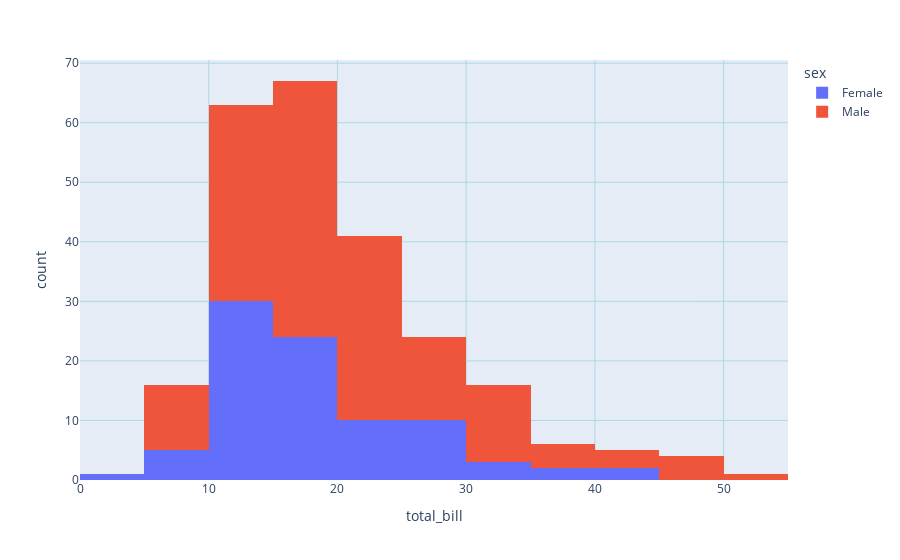

The notebook cell saved with this chart:
### Code cell
df = px.data.tips() 
fig = px.histogram(df, x='total_bill', nbins=20, color='sex') 
fig.update_layout( 
    xaxis=dict(
        showgrid=True,
        gridcolor='lightblue',
        zeroline=False
    ),
    yaxis=dict(
        showgrid=True,
        gridcolor='lightblue',
        zeroline=False
    )
)

fig.show()

### Figure 1 — Plotly figure (JSON) as saved in the notebook; plotly's stock layout.template omitted (floating-point values rounded to 4 significant figures; data arrays with more than 128 entries replaced by an {"elided": "..."} marker saying what was removed)
{"data": [{"alignmentgroup": "True", "bingroup": "x", "hovertemplate": "sex=Female<br>total_bill=%{x}<br>count=%{y}<extra></extra>", "legendgroup": "Female", "marker": {"color": "#636efa", "pattern": {"shape": ""}}, "name": "Female", "nbinsx": 20, "offsetgroup": "Female", "orientation": "v", "showlegend": true, "type": "histogram", "x": [16.99, 24.59, 35.26, 14.83, 10.33, 16.97, 20.29, 15.77, 19.65, 15.06, 20.69, 16.93, 10.29, 34.81, 26.41, 16.45, 3.07, 17.07, 26.86, 25.28, 14.73, 10.07, 34.83, 5.75, 16.32, 22.75, 11.35, 15.38, 44.3, 22.42, 20.92, 14.31, 7.25, 25.71, 17.31, 10.65, 12.43, 24.08, 13.42, 12.48, 29.8, 14.52, 11.38, 20.27, 11.17, 12.26, 18.26, 8.51, 10.33, 14.15, 13.16, 17.47, 27.05, 16.43, 8.35, 18.64, 11.87, 29.85, 25, 13.39, 16.21, 17.51, 10.59, 10.63, 9.6, 20.9, 18.15, 19.81, 43.11, 13, 12.74, 13, 16.4, 16.47, 12.76, 13.27, 28.17, 12.9, 30.14, 13.42, 15.98, 16.27, 10.09, 22.12, 35.83, 27.18, 18.78], "xaxis": "x", "yaxis": "y"}, {"alignmentgroup": "True", "bingroup": "x", "hovertemplate": "sex=Male<br>total_bill=%{x}<br>count=%{y}<extra></extra>", "legendgroup": "Male", "marker": {"color": "#EF553B", "pattern": {"shape": ""}}, "name": "Male", "nbinsx": 20, "offsetgroup": "Male", "orientation": "v", "showlegend": true, "type": "histogram", "x": {"elided": "157 float values"}, "xaxis": "x", "yaxis": "y"}], "layout": {"barmode": "relative", "legend": {"title": {"text": "sex"}, "tracegroupgap": 0}, "margin": {"t": 60}, "xaxis": {"anchor": "y", "domain": [0, 1], "gridcolor": "lightblue", "showgrid": true, "title": {"text": "total_bill"}, "zeroline": false}, "yaxis": {"anchor": "x", "domain": [0, 1], "gridcolor": "lightblue", "showgrid": true, "title": {"text": "count"}, "zeroline": false}}}
